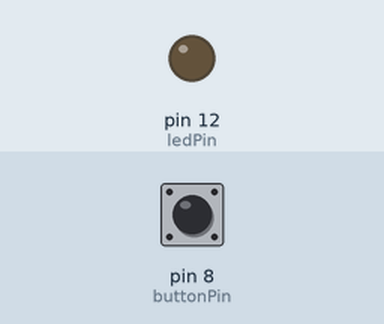
Simulated run of this sketch. Board: Arduino Uno, built with avr-gcc and run on an emulated ATmega328P. Shown: output pins drawn as LEDs (lit = HIGH). The inputs (shaded band) are chosen by the test bench; at power-on: pin 8 (buttonPin) HIGH.

Above: at 1.2 s.
1.3 s: pin 8 (buttonPin) pulled LOW for 0.15 s
At 2.5 s:
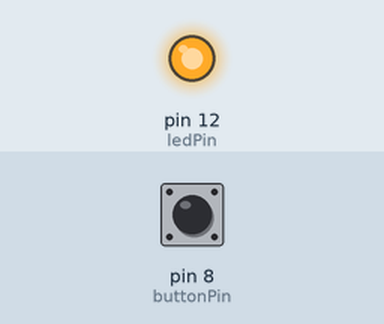
2.9 s: pin 8 (buttonPin) pulled LOW for 1 s
At 3.7 s:
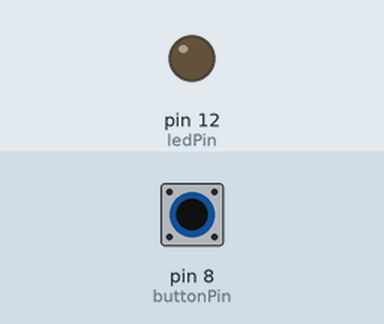
5.4 s: pin 8 (buttonPin) pulled LOW for 3.2 s
At 6.8 s:
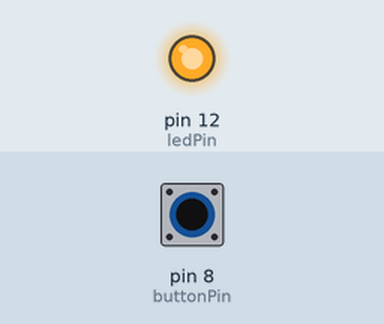
Timing chart, 0 to 8.4 s (numbered marks = the images above; inputs shaded):
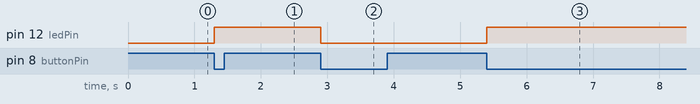

Measured:
- after the input at 1.3 s, pin 12 (ledPin): LOW → HIGH at once
- after the input at 2.9 s, pin 12 (ledPin): HIGH → LOW at once
- after the input at 5.4 s, pin 12 (ledPin): LOW → HIGH at once

The sketch:

ex3_digital_input.ino
```cpp
int buttonPin = 8;
int ledPin = 12;
int ledState = LOW;
int lastledState = HIGH;

void setup()
{
  pinMode(ledPin, OUTPUT);
  pinMode(buttonPin,INPUT_PULLUP);
}

void loop()
{
  int buttonState = digitalRead(buttonPin);
  c(buttonState);
}

void a(int buttonState){
  digitalWrite(ledPin,!buttonState);
}

void b(int buttonState){
	digitalWrite(ledPin,buttonState);
}

void c(int buttonState){
  if(buttonState == LOW && lastledState == HIGH){
  	ledState = !ledState;
    digitalWrite(ledPin,ledState);
    delay(50);
  }
  lastledState = buttonState;
}
```
